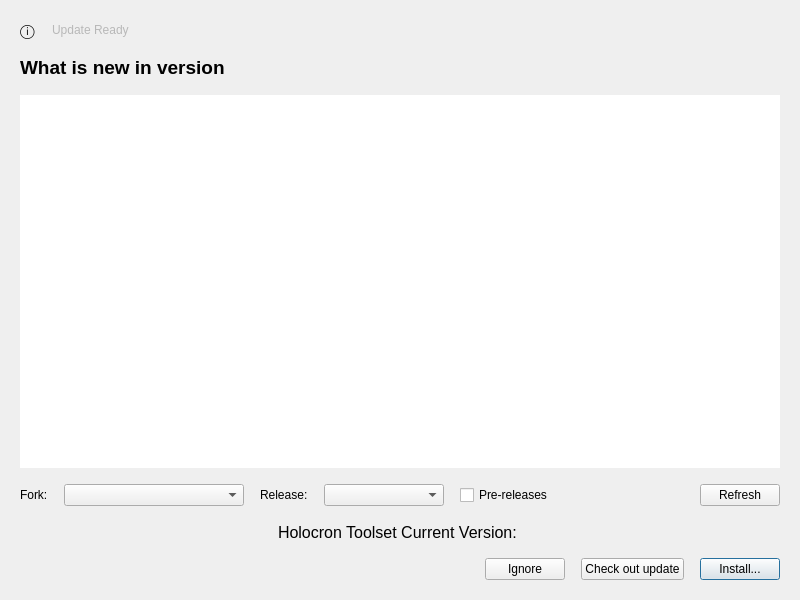
<?xml version="1.0" encoding="UTF-8"?>
<ui version="4.0">
 <class>Dialog</class>
 <widget class="QDialog" name="Dialog">
  <property name="geometry">
   <rect>
    <x>0</x>
    <y>0</y>
    <width>800</width>
    <height>600</height>
   </rect>
  </property>
  <property name="windowTitle">
   <string>Update Application</string>
  </property>
  <layout class="QVBoxLayout" name="verticalLayout">
   <property name="spacing">
    <number>16</number>
   </property>
   <property name="leftMargin">
    <number>20</number>
   </property>
   <property name="topMargin">
    <number>20</number>
   </property>
   <property name="rightMargin">
    <number>20</number>
   </property>
   <property name="bottomMargin">
    <number>20</number>
   </property>
   <item>
    <layout class="QHBoxLayout" name="headerLayout">
     <item>
      <widget class="QLabel" name="headerIconLabel">
       <property name="text">
        <string>ⓘ</string>
       </property>
       <property name="styleSheet">
        <string notr="true">font-size: 14px;</string>
       </property>
      </widget>
     </item>
     <item>
      <widget class="QLabel" name="updateReadyLabel">
       <property name="text">
        <string>Update Ready</string>
       </property>
       <property name="styleSheet">
        <string notr="true">font-size: 12px; color: palette(mid);</string>
       </property>
      </widget>
     </item>
     <item>
      <spacer name="headerSpacer">
       <property name="orientation">
        <enum>Qt::Horizontal</enum>
       </property>
       <property name="sizeHint" stdset="0">
        <size>
         <width>40</width>
         <height>20</height>
        </size>
       </property>
      </spacer>
     </item>
    </layout>
   </item>
   <item>
    <widget class="QLabel" name="titleLabel">
     <property name="text">
      <string>What is new in version </string>
     </property>
     <property name="font">
      <font>
       <pointsize>14</pointsize>
       <weight>75</weight>
       <bold>true</bold>
      </font>
     </property>
    </widget>
   </item>
   <item>
    <widget class="QTextEdit" name="changelogEdit">
     <property name="readOnly">
      <bool>true</bool>
     </property>
     <property name="frameShape">
      <enum>QFrame::NoFrame</enum>
     </property>
     <property name="font">
      <font>
       <family>Arial</family>
       <pointsize>10</pointsize>
      </font>
     </property>
    </widget>
   </item>
   <item>
    <layout class="QHBoxLayout" name="advancedControlsLayout">
     <item>
      <widget class="QLabel" name="forkLabel">
       <property name="text">
        <string>Fork:</string>
       </property>
      </widget>
     </item>
     <item>
      <widget class="QComboBox" name="forkComboBox">
       <property name="minimumSize">
        <size>
         <width>180</width>
         <height>0</height>
        </size>
       </property>
       <property name="maximumSize">
        <size>
         <width>200</width>
         <height>16777215</height>
        </size>
       </property>
      </widget>
     </item>
     <item>
      <widget class="QLabel" name="releaseLabel">
       <property name="text">
        <string>Release:</string>
       </property>
      </widget>
     </item>
     <item>
      <widget class="QComboBox" name="releaseComboBox">
       <property name="minimumSize">
        <size>
         <width>120</width>
         <height>0</height>
        </size>
       </property>
       <property name="maximumSize">
        <size>
         <width>180</width>
         <height>16777215</height>
        </size>
       </property>
      </widget>
     </item>
     <item>
      <widget class="QCheckBox" name="preReleaseCheckBox">
       <property name="text">
        <string>Pre-releases</string>
       </property>
      </widget>
     </item>
     <item>
      <spacer name="advancedSpacer">
       <property name="orientation">
        <enum>Qt::Horizontal</enum>
       </property>
       <property name="sizeHint" stdset="0">
        <size>
         <width>40</width>
         <height>20</height>
        </size>
       </property>
      </spacer>
     </item>
     <item>
      <widget class="QPushButton" name="refreshButton">
       <property name="text">
        <string>Refresh</string>
       </property>
      </widget>
     </item>
    </layout>
   </item>
   <item>
    <layout class="QHBoxLayout" name="currentVersionLayout">
     <item>
      <spacer name="horizontalSpacer">
       <property name="orientation">
        <enum>Qt::Horizontal</enum>
       </property>
       <property name="sizeHint" stdset="0">
        <size>
         <width>40</width>
         <height>20</height>
        </size>
       </property>
      </spacer>
     </item>
     <item>
      <widget class="QLabel" name="currentVersionLabel">
       <property name="font">
        <font>
         <family>Arial</family>
         <pointsize>12</pointsize>
        </font>
       </property>
       <property name="text">
        <string>Holocron Toolset Current Version: </string>
       </property>
      </widget>
     </item>
     <item>
      <spacer name="horizontalSpacer_2">
       <property name="orientation">
        <enum>Qt::Horizontal</enum>
       </property>
       <property name="sizeHint" stdset="0">
        <size>
         <width>40</width>
         <height>20</height>
        </size>
       </property>
      </spacer>
     </item>
    </layout>
   </item>
   <item>
    <layout class="QHBoxLayout" name="footerLayout">
     <item>
      <spacer name="footerSpacer">
       <property name="orientation">
        <enum>Qt::Horizontal</enum>
       </property>
       <property name="sizeHint" stdset="0">
        <size>
         <width>40</width>
         <height>20</height>
        </size>
       </property>
      </spacer>
     </item>
     <item>
      <widget class="QPushButton" name="ignoreButton">
       <property name="text">
        <string>Ignore</string>
       </property>
      </widget>
     </item>
     <item>
      <widget class="QPushButton" name="checkoutButton">
       <property name="text">
        <string>Check out update</string>
       </property>
      </widget>
     </item>
     <item>
      <widget class="QPushButton" name="installButton">
       <property name="text">
        <string>Install...</string>
       </property>
       <property name="default">
        <bool>true</bool>
       </property>
       <property name="autoDefault">
        <bool>true</bool>
       </property>
      </widget>
     </item>
    </layout>
   </item>
  </layout>
 </widget>
 <resources />
 <connections />
</ui>
